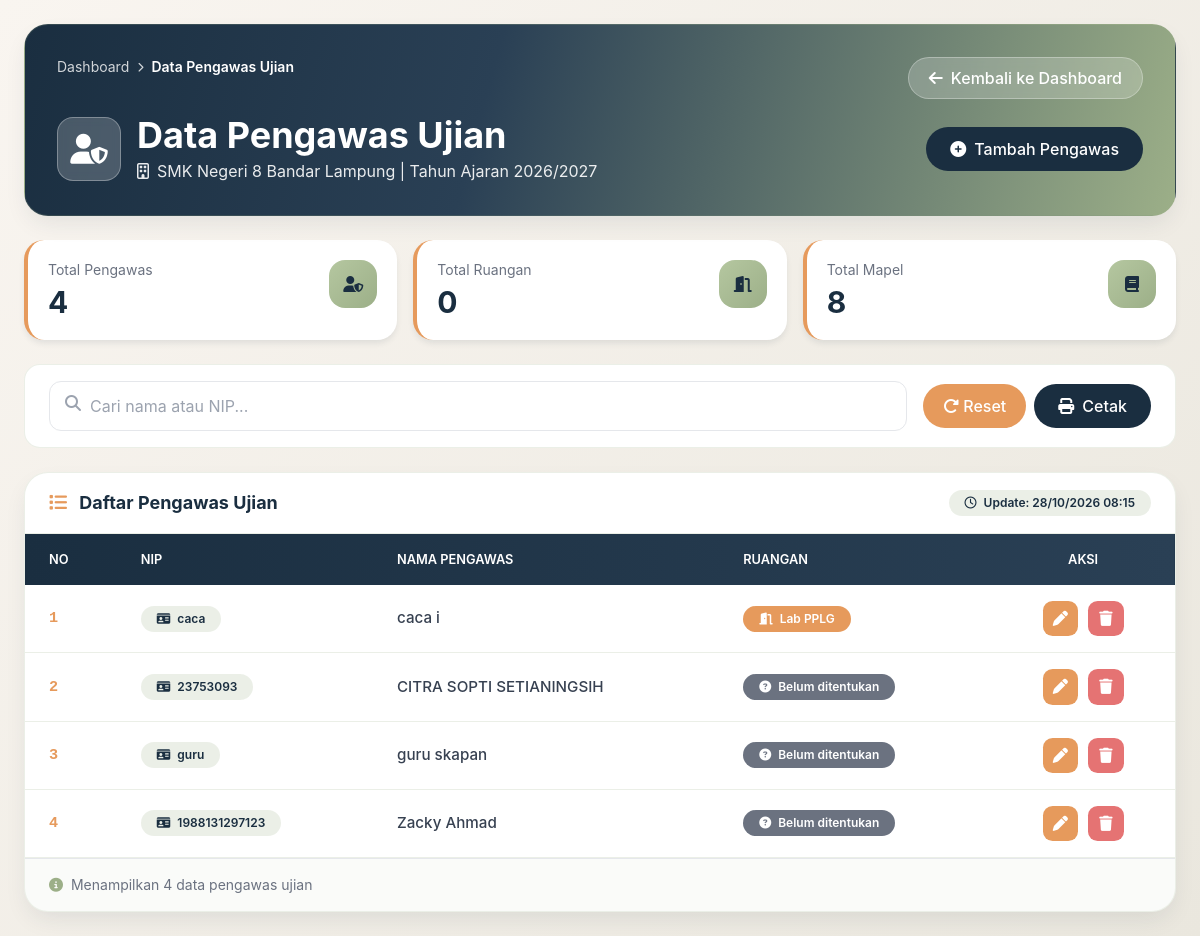
The page /cbt_sekolah/pages/admin/data_pengawas.php (signed in) on the database its author committed.
### tables this page shows
CREATE TABLE `tb_users` (
  `id_user` int(11) NOT NULL,
  `nama_lengkap` varchar(100) NOT NULL,
  `ruangan` varchar(100) DEFAULT NULL,
  `username` varchar(50) NOT NULL,
  `password` varchar(255) NOT NULL,
  `role` enum('admin','guru','siswa','pengawas') NOT NULL,
  `id_kelas` int(11) DEFAULT NULL,
  `nisn` varchar(20) DEFAULT NULL,
  `jenis_kelamin` enum('L','P') DEFAULT NULL,
  `tempat_lahir` varchar(100) DEFAULT NULL,
  `tanggal_lahir` date DEFAULT NULL,
  `nis` varchar(20) DEFAULT NULL,
  `agama` varchar(20) DEFAULT NULL,
  `alamat` text DEFAULT NULL,
  `created_at` timestamp NOT NULL DEFAULT current_timestamp(),
  `status` enum('aktif','nonaktif') DEFAULT 'aktif'
);

### cbt_sekolah/pages/admin/data_pengawas.php (the view, shortened to what this page needs)
<?php
global $conn, $pdo, $db;
if (isset($pdo) && $pdo instanceof PDO) {
    $db = $pdo;
}
$mysqli = null;
if ($db instanceof mysqli) {
    $mysqli = $db;
} else if ($db instanceof PDO) {
    $mysqli = new mysqli('localhost', 'root', '', 'db_ujian_sekolah');
}
$pengawas = [];
$total_pengawas = 0;
$total_ruangan = 0;
$total_mapel = 0;
try {
    if ($mysqli) {
        $query = "SELECT
                    u.id_user,
                    u.username as nip,
                    u.nama_lengkap,
                    u.ruangan as nama_ruangan
                  FROM tb_users u
                  WHERE u.role = 'guru'
                  ORDER BY u.nama_lengkap ASC";
        $result = $mysqli->query($query);
        if ($result) {
            while ($row = $result->fetch_assoc()) {
                $pengawas[] = $row;
            }
        }
        $stat_result = $mysqli->query("SELECT COUNT(*) as total FROM tb_users WHERE role = 'guru'");
        if ($stat_result) {
            $total_pengawas = $stat_result->fetch_assoc()['total'] ?? 0;
        }
        $cek_mapel = $mysqli->query("SHOW TABLES LIKE 'tb_mapel'");
        if ($cek_mapel && $cek_mapel->num_rows > 0) {
            $mapel_result = $mysqli->query("SELECT COUNT(*) as total FROM tb_mapel");
            $total_mapel = $mapel_result->fetch_assoc()['total'] ?? 0;
        }
    } else if ($db instanceof PDO) {
        $query = "SELECT
                    u.id_user,
                    u.username as nip,
                    u.nama_lengkap,
                    u.ruangan as nama_ruangan
                  FROM tb_users u
                  WHERE u.role = 'guru'
                  ORDER BY u.nama_lengkap ASC";
        $stmt = $db->query($query);
        $pengawas = $stmt->fetchAll(PDO::FETCH_ASSOC);
        $total_pengawas = $db->query("SELECT COUNT(*) FROM tb_users WHERE role = 'guru'")->fetchColumn();
        try {
            $total_ruangan = $db->query("SELECT COUNT(*) FROM tb_ruangan")->fetchColumn();
            $ruangan_list = $db->query("SELECT * FROM tb_ruangan ORDER BY nama_ruangan ASC");
        } catch (PDOException $e) {
            $total_ruangan = 0;
        }
        try {
            $total_mapel = $db->query("SELECT COUNT(*) FROM tb_mapel")->fetchColumn();
            $mapel_list = $db->query("SELECT * FROM tb_mapel ORDER BY nama_mapel ASC");
        } catch (PDOException $e) {
            $total_mapel = 0;
        }
    }
} catch (Exception $e) {
    $error_message = $e->getMessage();
}
?>
<!DOCTYPE html>
<html lang="id">
<head>
    <script src="https://cdn.tailwindcss.com"></script>
    <link rel="stylesheet" href="https://cdnjs.cloudflare.com/ajax/libs/font-awesome/6.4.0/css/all.min.css">
</head>
<body>
    <div class="main-container animate-fadeInUp">
        <div class="card p-8 mb-6 header-gradient text-white relative overflow-hidden">
            <div class="relative z-10">
                <div class="flex justify-between items-start mb-4">
                    <nav class="text-sm flex items-center gap-2 text-white/80">
                        <a href="dashboard.php" class="hover:text-white transition">Dashboard</a>
                        <i class="fas fa-chevron-right text-[10px]"></i>
                        <span class="text-white font-semibold">Data Pengawas Ujian</span>
                    </nav>
                    <a href="dashboard.php" class="btn-back">
                        <i class="fas fa-arrow-left"></i> Kembali ke Dashboard
                    </a>
                </div>
                <div class="flex flex-col md:flex-row md:items-center justify-between gap-6">
                    <div class="flex items-center gap-4">
                        <div class="w-16 h-16 bg-white/20 rounded-2xl flex items-center justify-center backdrop-blur-sm border border-white/30">
                            <i class="fas fa-user-shield text-3xl text-white"></i>
                        </div>
                        <div>
                            <h1 class="text-3xl md:text-4xl font-bold mb-1">Data Pengawas Ujian</h1>
                            <p class="text-white/90 flex items-center gap-2">
                                <i class="far fa-building"></i>
                                SMK Negeri 8 Bandar Lampung | Tahun Ajaran <?= date('Y') . '/' . (date('Y') + 1) ?>
                            </p>
                        </div>
                    </div>
                    <div class="flex gap-3">
                        <button onclick="bukaModalTambah()" class="btn-primary">
                            <i class="fas fa-plus-circle"></i> Tambah Pengawas
                        </button>
                    </div>
                </div>
            </div>
        </div>
        <div class="grid grid-cols-1 md:grid-cols-3 gap-4 mb-6">
            <div class="stat-card">
                <div class="flex items-start justify-between">
                    <div>
                        <p class="text-sm text-gray-500 mb-1">Total Pengawas</p>
                        <p class="text-3xl font-bold" style="color: var(--navy);"><?= $total_pengawas ?></p>
                    </div>
                    <div class="stat-icon">
                        <i class="fas fa-user-shield"></i>
                    </div>
                </div>
            </div>
            <div class="stat-card">
                <div class="flex items-start justify-between">
                    <div>
                        <p class="text-sm text-gray-500 mb-1">Total Ruangan</p>
                        <p class="text-3xl font-bold" style="color: var(--navy);"><?= $total_ruangan ?></p>
                    </div>
                    <div class="stat-icon">
                        <i class="fas fa-door-open"></i>
                    </div>
                </div>
            </div>
            <div class="stat-card">
                <div class="flex items-start justify-between">
                    <div>
                        <p class="text-sm text-gray-500 mb-1">Total Mapel</p>
                        <p class="text-3xl font-bold" style="color: var(--navy);"><?= $total_mapel ?></p>
                    </div>
                    <div class="stat-icon">
                        <i class="fas fa-book"></i>
                    </div>
                </div>
            </div>
        </div>
        <div class="filter-container mb-6 no-print">
            <div class="flex flex-wrap items-center justify-between gap-4">
                <div class="flex-1 min-w-[250px]">
                    <div class="relative">
                        <i class="fas fa-search absolute left-4 top-3.5 text-gray-400"></i>
                        <input type="text" id="cariPengawas" onkeyup="filterPengawas()" placeholder="Cari nama atau NIP..."
                               class="input-custom pl-10">
                    </div>
                </div>
                <div class="flex gap-2">
                    <button onclick="resetFilter()" class="btn-warning">
                        <i class="fas fa-redo-alt"></i> Reset
                    </button>
                    <button onclick="cetakData()" class="btn-primary">
                        <i class="fas fa-print"></i> Cetak
                    </button>
                </div>
            </div>
        </div>
        <div class="card overflow-hidden">
            <div class="px-6 py-4 border-b border-gray-100 flex flex-wrap items-center justify-between gap-4" style="border-color: rgba(156, 175, 136, 0.2);">
                <h2 class="font-bold text-lg" style="color: var(--navy);">
                    <i class="fas fa-list mr-2" style="color: var(--orange);"></i>
                    Daftar Pengawas Ujian
                </h2>
                <span class="badge-nip">
                    <i class="far fa-clock mr-1"></i> Update: <?= date('d/m/Y H:i') ?>
                </span>
            </div>
            <div class="overflow-x-auto">
                <?php if ($total_pengawas > 0): ?>
                    <table class="w-full" id="tabelPengawas">
                        <thead>
                            <tr>
                                <th>No</th>
                                <th>NIP</th>
                                <th>Nama Pengawas</th>
                                <th>Ruangan</th>
                                <th class="text-center">Aksi</th>
                            </tr>
                        </thead>
                        <tbody>
                            <?php
                            $no = 1;
                            foreach ($pengawas as $row):
                            ?>
                                <tr class="pengawas-row">
                                    <td class="font-mono" style="color: var(--orange); font-weight: 600;"><?= $no++ ?></td>
                                    <td>
                                        <span class="badge-nip">
                                            <i class="fas fa-id-card mr-1"></i> <?= htmlspecialchars($row['nip'] ?? '-') ?>
                                        </span>
                                    </td>
                                    <td class="font-medium searchable"><?= htmlspecialchars($row['nama_lengkap'] ?? '-'); ?></td>
                                    <td>
                                        <?php if (!empty($row['nama_ruangan'])): ?>
                                            <span class="badge-ruangan">
                                                <i class="fas fa-door-open mr-1"></i> <?= htmlspecialchars($row['nama_ruangan']) ?>
                                            </span>
                                        <?php else: ?>
                                            <span class="badge-info">
                                                <i class="fas fa-question-circle mr-1"></i> Belum ditentukan
                                            </span>
                                        <?php endif; ?>
                                    </td>
                                    <td class="text-center">
                                        <div class="flex items-center justify-center gap-1">
                                            <button onclick="bukaModalEdit(<?= $row['id_user'] ?>, '<?= htmlspecialchars($row['nip'] ?? '') ?>', '<?= htmlspecialchars($row['nama_lengkap'] ?? '') ?>', '<?= htmlspecialchars($row['nama_ruangan'] ?? '') ?>')"
                                                class="action-btn edit" title="Edit Pengawas">
                                                <i class="fas fa-pen"></i>
                                            </button>
                                            <button onclick="konfirmasiHapus(<?= $row['id_user'] ?>)"
                                                class="action-btn delete" title="Hapus Pengawas">
                                                <i class="fas fa-trash"></i>
                                            </button>
                                        </div>
                                    </td>
                                </tr>
                            <?php endforeach; ?>
                        </tbody>
                    </table>
                <?php endif; ?>
            </div>
            <?php if ($total_pengawas > 0): ?>
                <div class="border-t px-6 py-4 text-sm flex justify-between items-center" style="background: rgba(156, 175, 136, 0.05);">
                    <div class="text-gray-500">
                        <i class="fas fa-info-circle mr-1" style="color: var(--sage);"></i>
                        Menampilkan <?= $total_pengawas ?> data pengawas ujian
                    </div>
                </div>
            <?php endif; ?>
        </div>
    </div>
</body>
</html>

### cbt_sekolah/pages/admin/data_pengawas.php (style rules this page uses)
:root { --navy: #1A2E40; --navy-light: #2A4055; --sage: #9CAF88; --sage-light: #B5C7A0; --orange: #E69A5C; --orange-light: #F5B07C; --cream: #F9F5F0; --white: #FFFFFF; }
body { background: linear-gradient(135deg, var(--cream) 0%, #EAE7DE 100%); font-family: 'Inter', system-ui, -apple-system, sans-serif; min-height: 100vh; padding: 1.5rem; margin: 0; }
.main-container { max-width: 1400px; margin: 0 auto; width: 100%; }
.card { background: var(--white); border-radius: 1.5rem; box-shadow: 0 10px 25px -5px rgba(26, 46, 64, 0.1); border: 1px solid rgba(156, 175, 136, 0.2); transition: all 0.3s ease; }
.header-gradient { background: linear-gradient(105deg, var(--navy) 0%, var(--navy-light) 40%, var(--sage) 100%); color: white; position: relative; overflow: hidden; }
.stat-card { background: var(--white); border-radius: 1.25rem; padding: 1.25rem; box-shadow: 0 4px 6px -1px rgba(26, 46, 64, 0.1); border-left: 4px solid var(--orange); transition: all 0.3s ease; }
.stat-icon { width: 3rem; height: 3rem; border-radius: 1rem; display: flex; align-items: center; justify-content: center; background: linear-gradient(135deg, var(--sage-light), var(--sage)); color: var(--navy); }
.btn-primary { background: var(--navy); color: white; padding: 0.6rem 1.5rem; border-radius: 9999px; font-weight: 500; transition: all 0.3s ease; display: inline-flex; align-items: center; gap: 0.5rem; cursor: pointer; border: none; }
.btn-warning { background: var(--orange); color: white; padding: 0.5rem 1.25rem; border-radius: 9999px; font-weight: 500; transition: all 0.2s ease; cursor: pointer; border: none; }
.btn-back { background: rgba(255,255,255,0.2); color: white; padding: 0.5rem 1.25rem; border-radius: 9999px; font-weight: 500; transition: all 0.2s ease; cursor: pointer; border: 1px solid rgba(255,255,255,0.3); backdrop-filter: blur(5px); display: inline-flex; align-items: center; gap: 0.5rem; text-decoration: none; }
.badge-nip { background: rgba(156, 175, 136, 0.2); color: var(--navy); padding: 0.25rem 1rem; border-radius: 9999px; font-size: 0.75rem; font-weight: 600; display: inline-block; }
.badge-ruangan { background: var(--orange); color: white; padding: 0.25rem 1rem; border-radius: 9999px; font-size: 0.75rem; font-weight: 600; display: inline-block; }
.badge-info { background: #6B7280; color: white; padding: 0.25rem 1rem; border-radius: 9999px; font-size: 0.75rem; font-weight: 600; display: inline-block; }
.action-btn { width: 2.2rem; height: 2.2rem; border-radius: 0.6rem; display: inline-flex; align-items: center; justify-content: center; transition: all 0.2s ease; color: white; border: none; cursor: pointer; margin: 0 0.2rem; }
.action-btn.edit { background: var(--orange); }
.action-btn.delete { background: #E57373; }
.input-custom, .select-custom { border: 1px solid #E5E7EB; border-radius: 0.75rem; padding: 0.75rem 1rem; width: 100%; transition: all 0.2s ease; }
.animate-fadeInUp { animation: fadeInUp 0.5s ease forwards; }
.filter-container { background: white; border-radius: 1rem; padding: 1rem 1.5rem; border: 1px solid rgba(156, 175, 136, 0.2); }
table { width: 100%; border-collapse: collapse; }
table thead tr { background: linear-gradient(90deg, var(--navy), var(--navy-light)); color: white; }
table thead th { padding: 1rem 1.5rem; font-weight: 600; font-size: 0.8rem; text-transform: uppercase; text-align: left; }
table tbody tr { border-bottom: 1px solid rgba(156, 175, 136, 0.2); }
table tbody td { padding: 1rem 1.5rem; font-size: 0.95rem; color: #374151; }

### rows shown on the page
tb_users: username "caca", nama_lengkap "caca i", ruangan "Lab PPLG"
tb_users: username "23753093", nama_lengkap "CITRA SOPTI SETIANINGSIH", shows "Belum ditentukan"
tb_users: username "guru", nama_lengkap "guru skapan", shows "Belum ditentukan"
tb_users: username "1988131297123", nama_lengkap "Zacky Ahmad", shows "Belum ditentukan"

### other values the page prints
$total_pengawas "4"
$total_ruangan "0"
$total_mapel "8"
